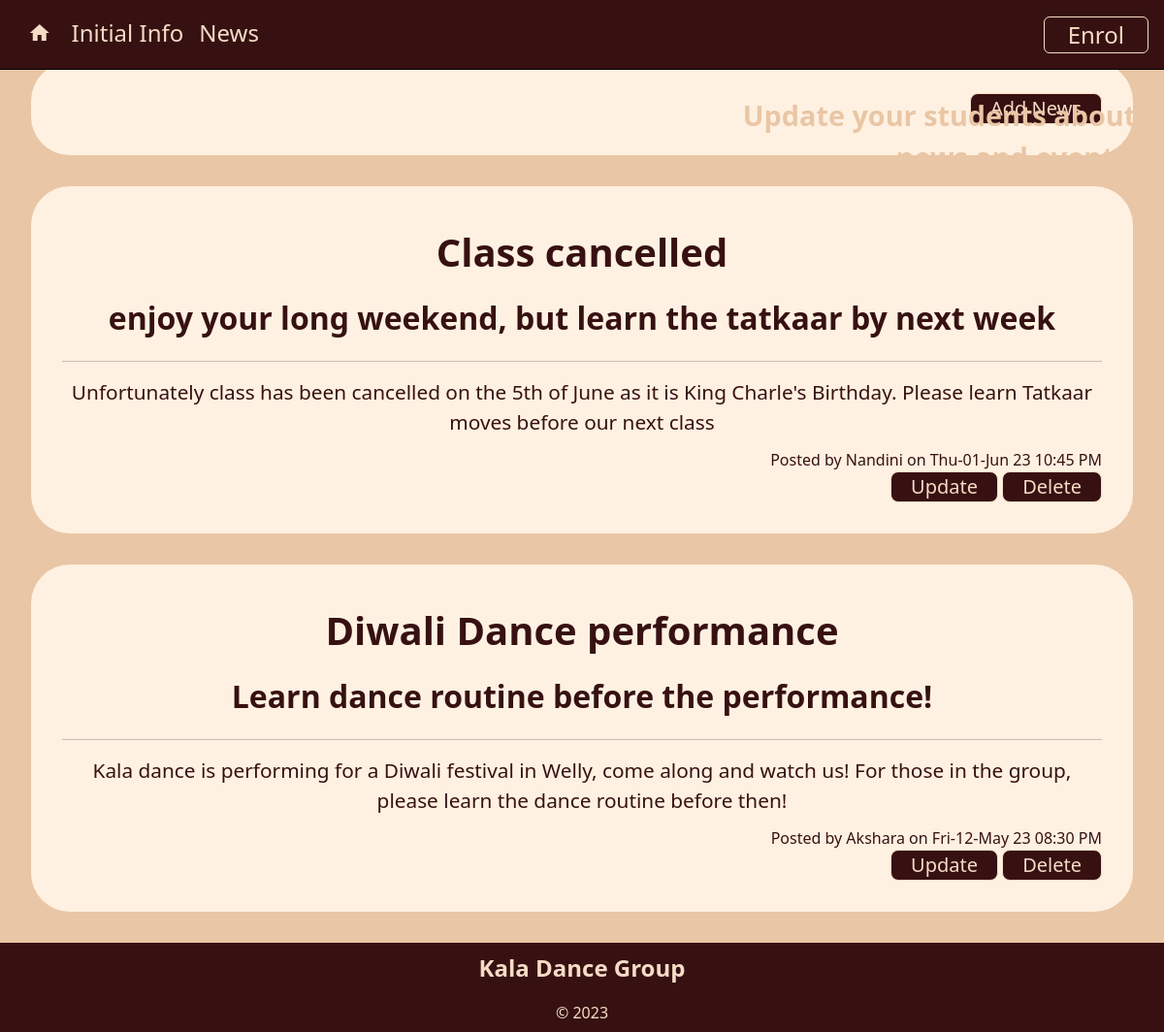
The app's page /news, older data.
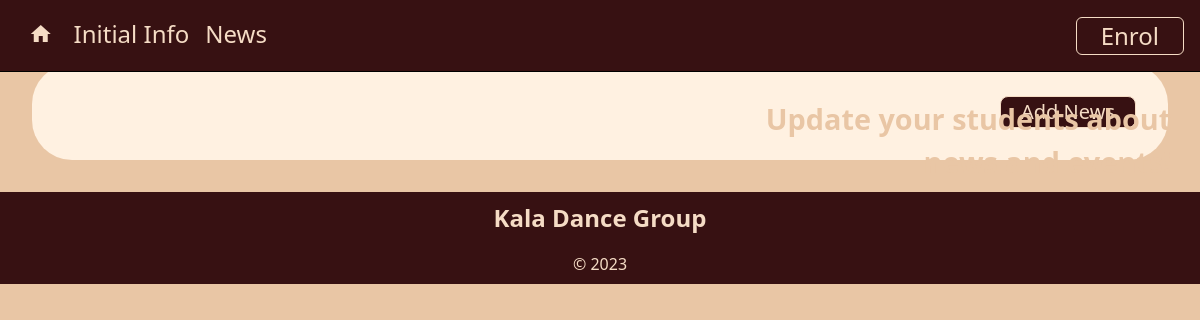
The same page, newer data.
### tables this page shows
CREATE TABLE news(
    news_id integer primary key autoincrement,
    title text not null unique,
    subtitle text not null unique,
    content text not null unique,
    newsdate date not null,
    member_id integer not null,
    foreign key(member_id) references member(member_id)
);

CREATE TABLE member(
    member_id integer primary key autoincrement,
    firstname text not null,
    surname text not null,
    email text  not null unique,
    age_group text not null,
    about_me text,
    password text not null,
    authorisation integer not null
);

### server.py (the view)
@app.route('/news')
def news():
    sql = """ select news.news_id, news.title, news.subtitle, news.content, news.newsdate, member.firstname
    from news
    join member on news.member_id = member.member_id
    order by news.newsdate desc;
    """
    result = run_search_query_tuples(sql, (), db_path, True)
    print(result)
    return render_template("news.html", news=result)

### db_function.py (called while the page is built)
def run_search_query_tuples(sql_query,values_tuple, file_path, rowfactory=False):
    result = None
    try:
        db = sqlite3.connect(file_path)
        if rowfactory:
            db.row_factory = sqlite3.Row
        cursor = db.cursor()
        cursor.execute(sql_query,values_tuple)
        result = cursor.fetchall()
        cursor.close()
    except sqlite3.Error as error:
        print("Error running search query tuples: {}".format(error))
        return None
    db.close()
    if result is None:
        print("No search values were found")
    return result

### server.py (called while the page is built)
@app.template_filter()
def news_date(sqlite_dt):
    x = datetime.strptime(sqlite_dt, '%Y-%m-%d %H:%M:%S')
    return x.strftime('%a-%d-%b %y %I:%M %p')

### templates/news.html (shortened to what this page needs)
{% extends "layout.html" %}
{% block quote %}
Update your students about <br>
news and events!
{% endblock %}
{% block content %}
<div class="container_round">
    <div class="text-end">
        <a class="btn btn-lg btn-outline" href="{{ url_for('news_cud', id=0, task='add') }}">Add News</a>
    </div>
</div>
{% for row in news %}
<div class="container_round">
    <h2>{{ row['title'] }}</h2>
    <div class="subtitle">{{ row['subtitle'] }}</div>
    <hr>
    <p class="news-text">{{ row['content'] }}</p>
    <div class="news-meta text-end">Posted by {{ row['firstname'] }} on {{ row['newsdate'] | news_date}}</div>
    <div class="text-end news-meta">
        <a class="btn btn-lg btn-outline" href="{{ url_for('news_cud', id=row['news_id'], task='update') }}">Update</a>
        <a class="btn btn-lg btn-outline" href="{{ url_for('news_cud', id=row['news_id'], task='delete') }}">Delete</a>
    </div>
</div>
{% endfor %}
{% endblock %}

### templates/layout.html (shortened to what this page needs)
<!DOCTYPE html>
<html lang="en">
<head>
<link href="https://cdn.jsdelivr.net/npm/bootstrap@5.2.3/dist/css/bootstrap.min.css" rel="stylesheet">
<link rel="stylesheet" href="static/StyleSheet.css">
</head>
<body>
<div class="container-fluid">
    <nav class="navbar navbar-expand-lg navbar-dark px-3 py-3.5 fixed-top">
    <div class="collapse navbar-collapse" id="collapsibleNavbar">
        <ul class="navbar-nav">
            <li class="nav-item">
                <a class="nav-link" href="/"><i class="material-icons">home</i></a>
            </li>
            <li class="nav-item">
                <a class="nav-link" href="/initialinfo">Initial Info</a>
            </li>
            <li class="nav-item">
                <a class="nav-link" href="/news">News</a>
            </li>
        </ul>
        <div class="ms-auto nav-item">
            <a class="nav-link btn btn-outline" href="/enrol">Enrol</a></div>
    </div>
</nav>
</div>
<div class="container-fluid position-relative mb-0">
    <div class="text-float">
        <div class="header">{% block header %}{% endblock %} </div>
        <div class="header-quote">{% block quote %}{% endblock %}</div>
    </div>
</div>
{% block content %}
{% endblock %}
<footer class="container-fluid footer-content">
    <p>Kala Dance Group</p>
    <div>&copy; 2023</div>
</footer>
</body>
</html>

### static/StyleSheet.css (style rules this page uses)
:root { --beige: rgb(233, 198, 165); --almond: rgb(255, 241, 225); --light-beige: rgb(245, 220, 197); --maroon: rgb(55, 17, 18); --light-maroon: rgb(88, 23, 24); }
body { font-family: 'Noto Sans', sans-serif; font-size: 100%; background-color: var(--beige); }
.navbar { background-color: var(--maroon); border-bottom: 1px solid black; }
.nav-link { text-align: center; font-size: 1.5em; color: var(--light-beige); }
nav .btn-outline { display: inline-block; }
.material-icons { padding: 0.25em 0.2em; }
.btn { background-color: var(--maroon); color: var(--light-beige); }
.btn-outline { border: 1px solid var(--light-beige); padding: 0em 1em; }
li { color: var(--maroon); }
.container-fluid { border: 0px; padding:0; }
.container_round { border: 0px solid blue; background-color: var(--almond); padding: 2em 2em; margin-bottom: 2em; margin-top: 2em; margin-left: 2em; margin-right: 2em; border-radius: 40px; }
.text-float { font-size: 3em; text-align: center; font-weight: 600; color: var(--beige); position:absolute; left:50%; top:50%; width:100%; transform:translate(-50%,-50%); border: 0px solid green; }
.text-float .header { font-size: 3em; }
.text-float .header-quote { font-size: 0.6em; text-align: right; padding: 0em 1em; }
.footer-content { background-color: var(--maroon); text-align: center; padding: 0.5em 0 0.5em 0; color: var(--light-beige); }
.footer-content p:first-child { font-weight:600; font-size: 1.5em; }

Row changes from the older to the newer data that the page shows:
removed news: title "Class cancelled", subtitle "enjoy your long weekend, but learn the tatkaar by next week", content "Unfortunately class has been cancelled on the 5th of June as it is King Charle's Birthday. Please learn Tatkaar moves before our next class", firstname "Nandini", newsdate|news_date "Thu-01-Jun 23 10:45 PM"
removed news: title "Diwali Dance performance", subtitle "Learn dance routine before the performance!", content "Kala dance is performing for a Diwali festival in Welly, come along and watch us! For those in the group, please learn the dance routine before then!", firstname "Akshara", newsdate|news_date "Fri-12-May 23 08:30 PM"
